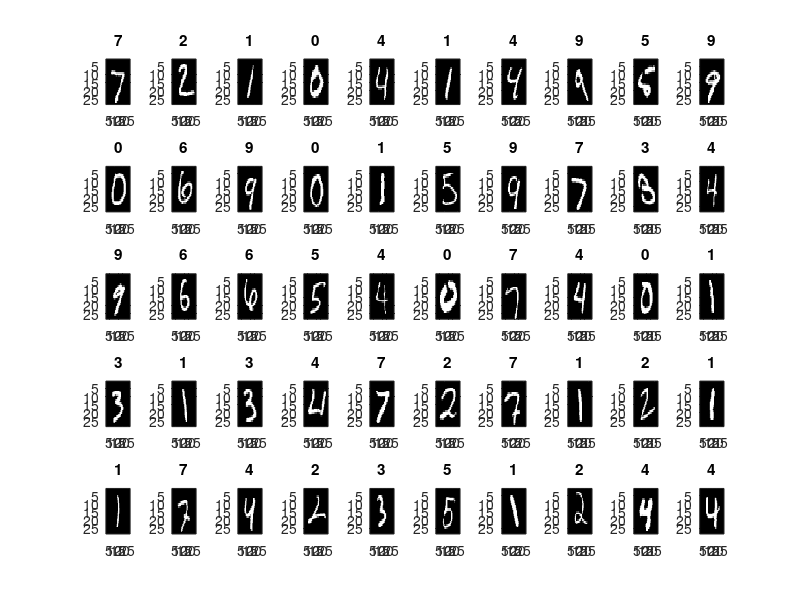

The MATLAB script that drew this image: (Note: this script raises an error after producing the figure.)
load sigmoid_100_50_images.mat;
load MNIST_sigmoid_100_50_DenseNet.mat;
N = size(IM_labels, 1); % number of test images used to testing robustness

figure                                          % initialize figure
colormap(gray)                                  % set to grayscale
for i = 1:50                                    % preview first 36 samples
    subplot(5,10,i)                              % plot them in 6 x 6 grid
    digit = reshape(IM_data(:,i), [28,28]);     % row = 28 x 28 image
    imagesc(digit)                              % show the image
    title(IM_labels(i))                   % show the label
end


% image perturbation by infinity norm attack (offsetting images)
eps = 0.2
for n = 1:N
   IM = IM_data(:, n);
   lb = IM - eps;
   ub = IM + eps;
   S_eps_02(n) = Star(lb, ub);
   A_eps_02(n) = AbsDom(lb, ub, inf);
   RS_eps_02(n) = RStar(lb, ub, inf);
end

eps = 0.4
for n = 1:N
   IM = IM_data(:, n);
   lb = IM - eps;
   ub = IM + eps;
   S_eps_04(n) = Star(lb, ub);
   A_eps_04(n) = AbsDom(lb, ub, inf);
   RS_eps_04(n) = RStar(lb, ub, inf);
end

eps = 0.6
for n = 1:N
   IM = IM_data(:, n);
   lb = IM - eps;
   ub = IM + eps;
   S_eps_06(n) = Star(lb, ub);
   A_eps_06(n) = AbsDom(lb, ub, inf);
   RS_eps_06(n) = RStar(lb, ub, inf);
end

eps = 0.8
for n = 1:N
   IM = IM_data(:, n);
   lb = IM - eps;
   ub = IM + eps;
   S_eps_08(n) = Star(lb, ub);
   A_eps_08(n) = AbsDom(lb, ub, inf);
   RS_eps_08(n) = RStar(lb, ub, inf);
end

eps = 1.0
for n = 1:N
   IM = IM_data(:, n);
   lb = IM - eps;
   ub = IM + eps;
   S_eps_10(n) = Star(lb, ub);
   A_eps_10(n) = AbsDom(lb, ub, inf);
   RS_eps_10(n) = RStar(lb, ub, inf);
end

eps = 1.2
for n = 1:N
   IM = IM_data(:, n);
   lb = IM - eps;
   ub = IM + eps;
   S_eps_12(n) = Star(lb, ub);
   A_eps_12(n) = AbsDom(lb, ub, inf);
   RS_eps_12(n) = RStar(lb, ub, inf);
end

eps = 1.4
for n = 1:N
   IM = IM_data(:, n);
   lb = IM - eps;
   ub = IM + eps;
   S_eps_14(n) = Star(lb, ub);
   A_eps_14(n) = AbsDom(lb, ub, inf);
   RS_eps_14(n) = RStar(lb, ub, inf);
end

eps = 1.6
for n = 1:N
   IM = IM_data(:, n);
   lb = IM - eps;
   ub = IM + eps;
   S_eps_16(n) = Star(lb, ub);
   A_eps_16(n) = AbsDom(lb, ub, inf);
   RS_eps_16(n) = RStar(lb, ub, inf);
end

eps = 1.8
for n = 1:N
   IM = IM_data(:, n);
   lb = IM - eps;
   ub = IM + eps;
   S_eps_18(n) = Star(lb, ub);
   A_eps_18(n) = AbsDom(lb, ub, inf);
   RS_eps_18(n) = RStar(lb, ub, inf);
end

eps = 2.0
for n = 1:N
   IM = IM_data(:, n);
   lb = IM - eps;
   ub = IM + eps;
   S_eps_20(n) = Star(lb, ub);
   A_eps_20(n) = AbsDom(lb, ub, inf);
   RS_eps_20(n) = RStar(lb, ub, inf);
end

eps = 2.2
for n = 1:N
   IM = IM_data(:, n);
   lb = IM - eps;
   ub = IM + eps;
   S_eps_22(n) = Star(lb, ub);
   A_eps_22(n) = AbsDom(lb, ub, inf);
   RS_eps_22(n) = RStar(lb, ub, inf);
end

eps = 2.4
for n = 1:N
   IM = IM_data(:, n);
   lb = IM - eps;
   ub = IM + eps;
   S_eps_24(n) = Star(lb, ub);
   A_eps_24(n) = AbsDom(lb, ub, inf);
   RS_eps_24(n) = RStar(lb, ub, inf);
end

eps = 2.6
for n = 1:N
   IM = IM_data(:, n);
   lb = IM - eps;
   ub = IM + eps;
   S_eps_26(n) = Star(lb, ub);
   A_eps_26(n) = AbsDom(lb, ub, inf);
   RS_eps_26(n) = RStar(lb, ub, inf);
end

save sigmoid_100_50_not_normalized/inputStar02.mat S_eps_02
save sigmoid_100_50_not_normalized/inputStar04.mat S_eps_04
save sigmoid_100_50_not_normalized/inputStar06.mat S_eps_06
save sigmoid_100_50_not_normalized/inputStar08.mat S_eps_08
save sigmoid_100_50_not_normalized/inputStar10.mat S_eps_10
save sigmoid_100_50_not_normalized/inputStar12.mat S_eps_12
save sigmoid_100_50_not_normalized/inputStar14.mat S_eps_14
save sigmoid_100_50_not_normalized/inputStar16.mat S_eps_16
save sigmoid_100_50_not_normalized/inputStar18.mat S_eps_18
save sigmoid_100_50_not_normalized/inputStar20.mat S_eps_20
save sigmoid_100_50_not_normalized/inputStar22.mat S_eps_22
save sigmoid_100_50_not_normalized/inputStar24.mat S_eps_24
save sigmoid_100_50_not_normalized/inputStar26.mat S_eps_26

save sigmoid_100_50_not_normalized/inputAbsDom02.mat A_eps_02
save sigmoid_100_50_not_normalized/inputAbsDom04.mat A_eps_04
save sigmoid_100_50_not_normalized/inputAbsDom06.mat A_eps_06
save sigmoid_100_50_not_normalized/inputAbsDom08.mat A_eps_08
save sigmoid_100_50_not_normalized/inputAbsDom10.mat A_eps_10
save sigmoid_100_50_not_normalized/inputAbsDom12.mat A_eps_12
save sigmoid_100_50_not_normalized/inputAbsDom14.mat A_eps_14
save sigmoid_100_50_not_normalized/inputAbsDom16.mat A_eps_16
save sigmoid_100_50_not_normalized/inputAbsDom18.mat A_eps_18
save sigmoid_100_50_not_normalized/inputAbsDom20.mat A_eps_20
save sigmoid_100_50_not_normalized/inputAbsDom22.mat A_eps_22
save sigmoid_100_50_not_normalized/inputAbsDom24.mat A_eps_24
save sigmoid_100_50_not_normalized/inputAbsDom26.mat A_eps_26

save sigmoid_100_50_not_normalized/inputRStar02.mat RS_eps_02
save sigmoid_100_50_not_normalized/inputRStar04.mat RS_eps_04
save sigmoid_100_50_not_normalized/inputRStar06.mat RS_eps_06
save sigmoid_100_50_not_normalized/inputRStar08.mat RS_eps_08
save sigmoid_100_50_not_normalized/inputRStar10.mat RS_eps_10
save sigmoid_100_50_not_normalized/inputRStar12.mat RS_eps_12
save sigmoid_100_50_not_normalized/inputRStar14.mat RS_eps_14
save sigmoid_100_50_not_normalized/inputRStar16.mat RS_eps_16
save sigmoid_100_50_not_normalized/inputRStar18.mat RS_eps_18
save sigmoid_100_50_not_normalized/inputRStar20.mat RS_eps_20
save sigmoid_100_50_not_normalized/inputRStar22.mat RS_eps_22
save sigmoid_100_50_not_normalized/inputRStar24.mat RS_eps_24
save sigmoid_100_50_not_normalized/inputRStar26.mat RS_eps_26

% eps = 0.005;
% for n = 1:N
%    IM = IM_data(:, n);
%    lb = IM - eps;
%    ub = IM + eps;
%    S_eps_005(n) = Star(lb, ub);
%    A_eps_005(n) = AbsDom(lb, ub, inf);
%    RS_eps_005(n) = RStar(lb, ub, inf);
% end
% 
% eps = 0.010;
% for n = 1:N
%    IM = IM_data(:, n);
%    lb = IM - eps;
%    ub = IM + eps;
%    S_eps_010(n) = Star(lb, ub);
%    A_eps_010(n) = AbsDom(lb, ub, inf);
%    RS_eps_010(n) = RStar(lb, ub, inf);
% end
% 
% eps = 0.015;
% for n = 1:N
%    IM = IM_data(:, n);
%    lb = IM - eps;
%    ub = IM + eps;
%    S_eps_015(n) = Star(lb, ub);
%    A_eps_015(n) = AbsDom(lb, ub, inf);
%    RS_eps_015(n) = RStar(lb, ub, inf);
% end
% 
% eps = 0.020;
% for n = 1:N
%    IM = IM_data(:, n);
%    lb = IM - eps;
%    ub = IM + eps;
%    S_eps_020(n) = Star(lb, ub);
%    A_eps_020(n) = AbsDom(lb, ub, inf);
%    RS_eps_020(n) = RStar(lb, ub, inf);
% end
% 
% eps = 0.025;
% for n = 1:N
%    IM = IM_data(:, n);
%    lb = IM - eps;
%    ub = IM + eps;
%    S_eps_025(n) = Star(lb, ub);
%    A_eps_025(n) = AbsDom(lb, ub, inf);
%    RS_eps_025(n) = RStar(lb, ub, inf);
% end
% 
% eps = 0.030;
% for n = 1:N
%    IM = IM_data(:, n);
%    lb = IM - eps;
%    ub = IM + eps;
%    S_eps_030(n) = Star(lb, ub);
%    A_eps_030(n) = AbsDom(lb, ub, inf);
%    RS_eps_030(n) = RStar(lb, ub, inf);
% end

% save not_normalized/inputStar005.mat S_eps_005
% save not_normalized/inputStar010.mat S_eps_010 
% save not_normalized/inputStar015.mat S_eps_015  
% save not_normalized/inputStar020.mat S_eps_020 
% save not_normalized/inputStar025.mat S_eps_025 
% save not_normalized/inputStar030.mat S_eps_030
% save not_normalized/inputAbsDom005.mat A_eps_005 
% save not_normalized/inputAbsDom010.mat A_eps_010 
% save not_normalized/inputAbsDom015.mat A_eps_015 
% save not_normalized/inputAbsDom020.mat A_eps_020  
% save not_normalized/inputAbsDom025.mat A_eps_025 
% save not_normalized/inputAbsDom030.mat A_eps_030
% save not_normalized/inputRStar005.mat RS_eps_005 
% save not_normalized/inputRStar010.mat RS_eps_010 
% save not_normalized/inputRStar015.mat RS_eps_015 
% save not_normalized/inputRStar020.mat RS_eps_020 
% save not_normalized/inputRStar025.mat RS_eps_025 
% save not_normalized/inputRStar030.mat RS_eps_030